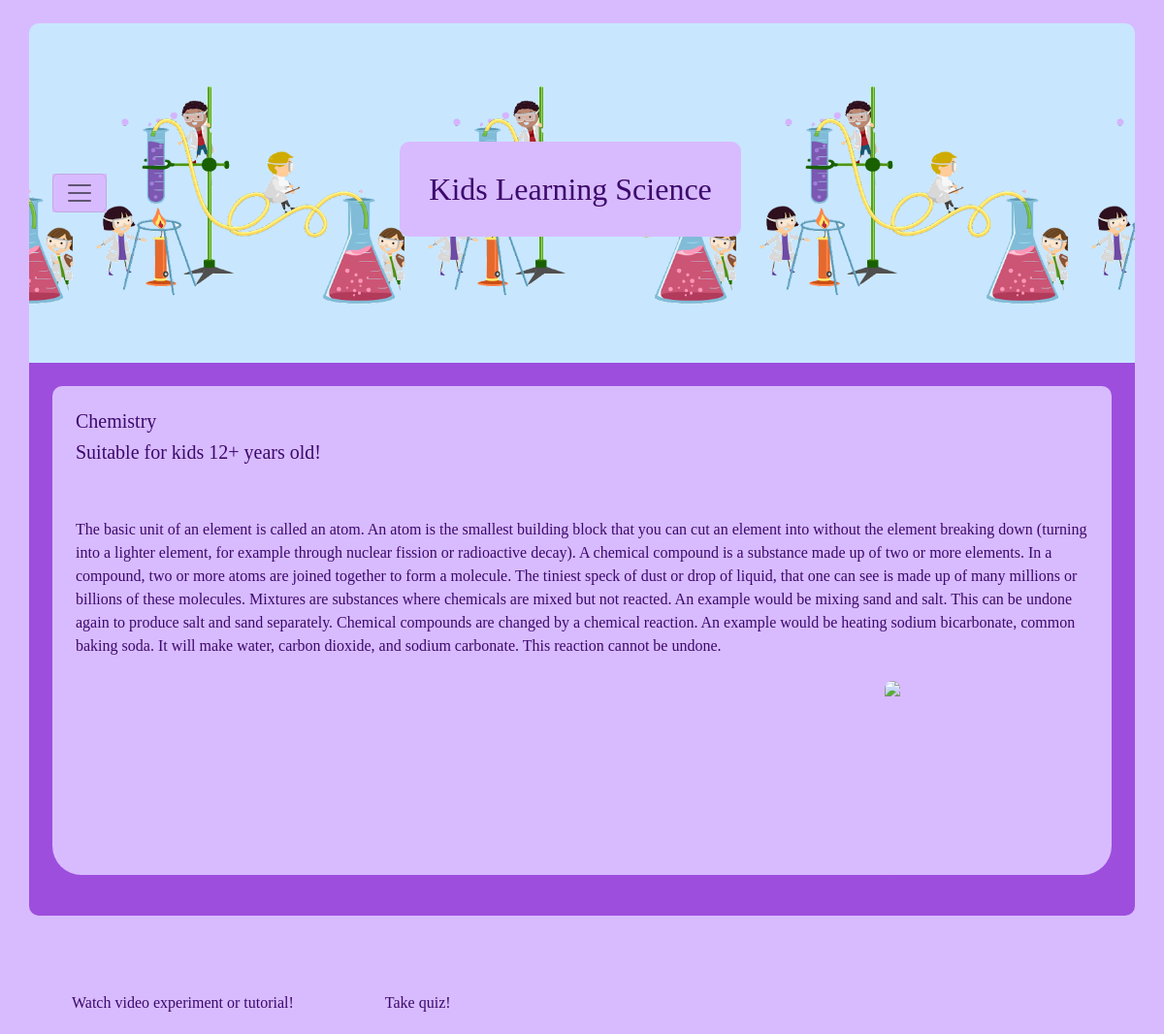
The page /chemistry/advanced/ on the database its author committed.
### HW5App/models.py (models this page shows, shortened)
class Course(models.Model):
    title = models.CharField(max_length=50)
    description = models.TextField(max_length=1000, null=True)
    topic = models.ForeignKey(Topic, on_delete=models.CASCADE)
    age = models.ForeignKey(AgeGroup, on_delete=models.CASCADE)

class Topic(models.Model):
    title = models.CharField(max_length=50)

class AgeGroup(models.Model):
    title = models.CharField(max_length=50)

### HW5App/views.py (the view)
# urls.py: path('chemistry/advanced/', chem3, name="chem3"),
def chem3(request):
    try:
        courses = Course.objects.all()
    except Course.DoesNotExist:
        courses = None
    context = {"courses": list(courses)}
    return render(request, "chem3.html",  context=context)

### templates/chem3.html (shortened to what this page needs)
<!DOCTYPE html>
<html lang="en">
<head>
    <link href="https://cdn.jsdelivr.net/npm/bootstrap@5.2.0-beta1/dist/css/bootstrap.min.css" rel="stylesheet"
>
        {% load static %} background-image: url('{% static 'kids.png'%}');
</head>
<body>
<div class="container">
    <nav class="navbar mt-4 p-4">
        <div>
            <button class="navbar-toggler " type="button" data-bs-toggle="offcanvas" data-bs-target="#offcanvasNavbar"
                    aria-controls="offcanvasNavbar">
                <span class="navbar-toggler-icon"></span>
            </button>
        </div>
        <h2 class="title">Kids Learning Science</h2>
    </nav>
    <div class="jumbotron p-4 text-left">
        <div id="div1">
            <div class="p-4 border-top-custom">
                <h5>{{ courses.5.topic.title }}</h5>
                <h5>Suitable for kids {{ courses.5.age.title }} years old!</h5>
            </div>
            <div class="p-4">
                {{ courses.5.description }}
            </div>
            <img style="float: right; margin-right: 20%; border-radius: 10px; height: 200px"
                 src="http://jobs.newscientist.com/getasset/c40a5488-11be-43b0-843f-a2e6ef9f0612/">
            <p class="lead"></p>
        </div>
        <button class="watch">Watch video experiment or tutorial!</button>
        <button class="watch">Take quiz!</button>
    </div>
</div>
</body>
</html>

### rows shown on the page
Course: topic.title "Chemistry", age.title "12+", description "The basic unit of an element is called an atom. An atom is the smallest building block that you can cut an element into without the element breaking down (turning into a lighter element, for example through nuclear fission or radioactive decay). A chemical compound is a substance made up of two or more elements. In a compound, two or more atoms are joined together to form a molecule. The tiniest speck of dust or drop of liquid, that one can see is made up of many millions or billions of these molecules. Mixtures are substances where chemicals are mixed but not reacted. An example would be mixing sand and salt. This can be undone again to produce salt and sand separately. Chemical compounds…"
